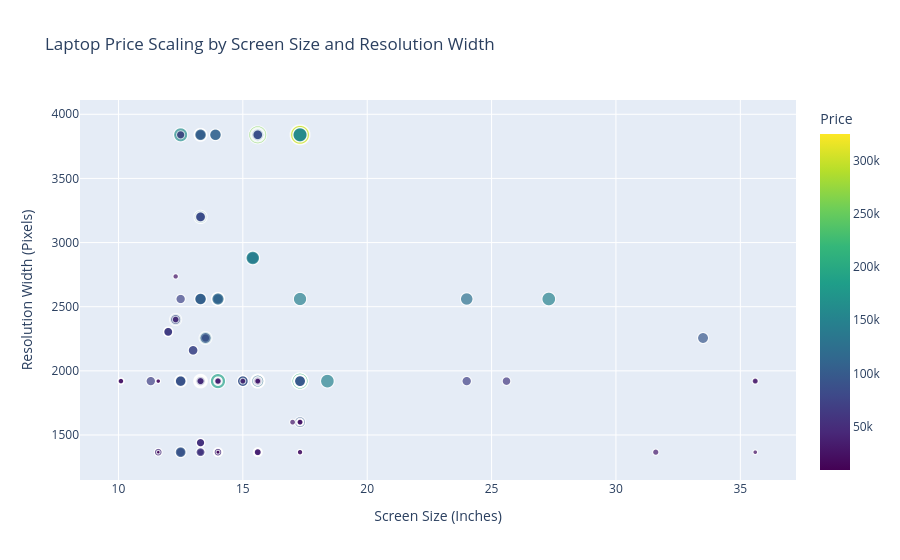

Notebook cell for this chart:
### Code cell
pc_price['Inches'] = pd.to_numeric(pc_price['Inches'], errors='coerce')
pc_price['Inches'] = pc_price['Inches'].fillna(pc_price['Inches'].median())
screen = pd.DataFrame()
screen['Inches'] = pc_price['Inches']
screen['Resolution_Width'] = pc_price_encode['Resolution_Width']
screen['Price'] = pc_price['Price']

fig = px.scatter(
    screen,
    x='Inches',
    y='Resolution_Width',
    color='Price',
    size='Price',
    title='Laptop Price Scaling by Screen Size and Resolution Width',
    labels={'Resolution_Width': 'Resolution Width (Pixels)', 'Inches': 'Screen Size (Inches)'},
    color_continuous_scale='Viridis'
)
fig.show()

### Figure 1 — Plotly figure (JSON) as saved in the notebook; plotly's stock layout.template omitted (floating-point values rounded to 4 significant figures; data arrays with more than 128 entries replaced by an {"elided": "..."} marker saying what was removed)
{"data": [{"hovertemplate": "Screen Size (Inches)=%{x}<br>Resolution Width (Pixels)=%{y}<br>Price=%{marker.color}<extra></extra>", "legendgroup": "", "marker": {"color": {"elided": "1244 float values"}, "coloraxis": "coloraxis", "size": {"elided": "1244 float values"}, "sizemode": "area", "sizeref": 812.4, "symbol": "circle"}, "mode": "markers", "name": "", "showlegend": false, "type": "scattergl", "x": {"elided": "1244 float values"}, "xaxis": "x", "y": {"elided": "1244 int values"}, "yaxis": "y"}], "layout": {"coloraxis": {"autocolorscale": false, "colorbar": {"title": {"text": "Price"}}, "colorscale": [[0, "#440154"], [0.1111, "#482878"], [0.2222, "#3e4989"], [0.3333, "#31688e"], [0.4444, "#26828e"], [0.5556, "#1f9e89"], [0.6667, "#35b779"], [0.7778, "#6ece58"], [0.8889, "#b5de2b"], [1, "#fde725"]]}, "legend": {"itemsizing": "constant", "tracegroupgap": 0}, "title": {"text": "Laptop Price Scaling by Screen Size and Resolution Width"}, "xaxis": {"anchor": "y", "domain": [0, 1], "title": {"text": "Screen Size (Inches)"}}, "yaxis": {"anchor": "x", "domain": [0, 1], "title": {"text": "Resolution Width (Pixels)"}}}}
